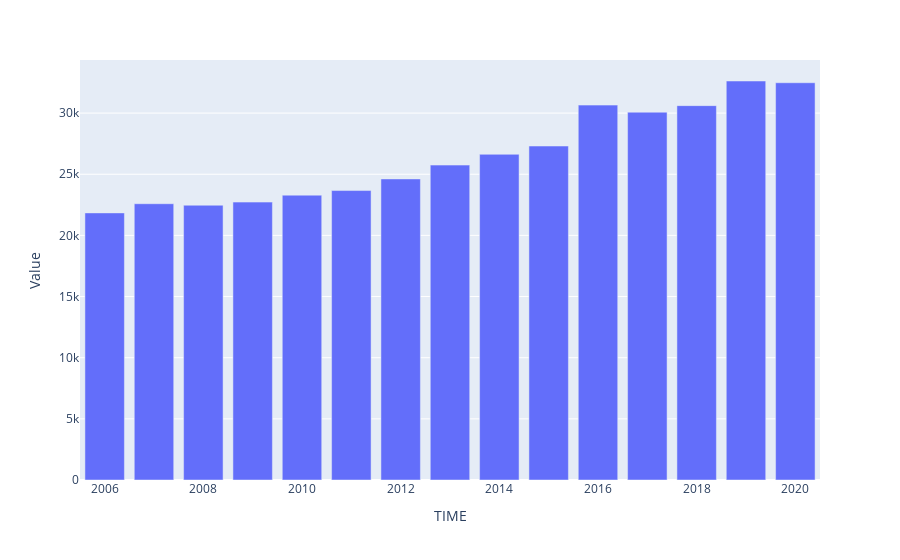

The code cell stored with this chart in its notebook:
### Code cell
#yıllara göre yıllık gelir değişimine bakalım.
fig = px.bar(data_frame = df_aw,
             x='TIME',
             y='Value',)
fig.show()

### Figure 1 — Plotly figure (JSON) as saved in the notebook; plotly's stock layout.template omitted (floating-point values rounded to 4 significant figures)
{"data": [{"alignmentgroup": "True", "hovertemplate": "TIME=%{x}<br>Value=%{y}<extra></extra>", "legendgroup": "", "marker": {"color": "#636efa", "pattern": {"shape": ""}}, "name": "", "offsetgroup": "", "orientation": "v", "showlegend": false, "textposition": "auto", "type": "bar", "x": [2006, 2007, 2008, 2009, 2010, 2011, 2012, 2013, 2014, 2015, 2016, 2017, 2018, 2019, 2020], "xaxis": "x", "y": [21840.0, 22590.0, 22470.0, 22720.0, 23290.0, 23670.0, 24620.0, 25750.0, 26630.0, 27310.0, 30650.0, 30080.0, 30610.0, 32630.0, 32480.0], "yaxis": "y"}], "layout": {"barmode": "relative", "legend": {"tracegroupgap": 0}, "margin": {"t": 60}, "xaxis": {"anchor": "y", "domain": [0, 1], "title": {"text": "TIME"}}, "yaxis": {"anchor": "x", "domain": [0, 1], "title": {"text": "Value"}}}}
